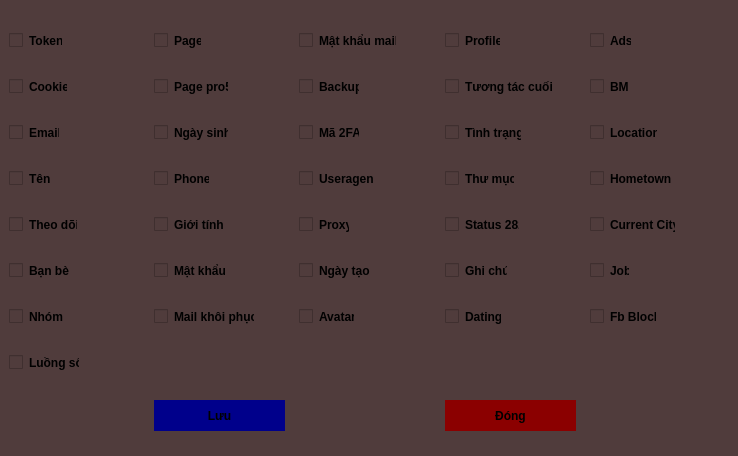
<?xml version="1.0" encoding="UTF-8"?>
<ui version="4.0">
 <class>fCauHinhHienThi</class>
 <widget class="QDialog" name="fCauHinhHienThi">
  <property name="geometry">
   <rect>
    <x>0</x>
    <y>0</y>
    <width>738</width>
    <height>456</height>
   </rect>
  </property>
  <property name="windowTitle">
   <string>Dialog</string>
  </property>
  <property name="styleSheet">
   <string notr="true">background-color: #503C3C;
border-radius:20px;</string>
  </property>
  <widget class="QCheckBox" name="ckbUserAgent">
   <property name="geometry">
    <rect>
     <x>299</x>
     <y>170</y>
     <width>74</width>
     <height>17</height>
    </rect>
   </property>
   <property name="font">
    <font>
     <bold>true</bold>
    </font>
   </property>
   <property name="text">
    <string>Useragent</string>
   </property>
  </widget>
  <widget class="QCheckBox" name="ckbNgayTao">
   <property name="geometry">
    <rect>
     <x>299</x>
     <y>262</y>
     <width>72</width>
     <height>17</height>
    </rect>
   </property>
   <property name="font">
    <font>
     <bold>true</bold>
    </font>
   </property>
   <property name="text">
    <string>Ngày tạo </string>
   </property>
  </widget>
  <widget class="QCheckBox" name="ckbPage">
   <property name="geometry">
    <rect>
     <x>154</x>
     <y>32</y>
     <width>47</width>
     <height>17</height>
    </rect>
   </property>
   <property name="font">
    <font>
     <bold>true</bold>
    </font>
   </property>
   <property name="text">
    <string>Page</string>
   </property>
  </widget>
  <widget class="QCheckBox" name="ckbMailKhoiPhuc">
   <property name="geometry">
    <rect>
     <x>154</x>
     <y>308</y>
     <width>100</width>
     <height>17</height>
    </rect>
   </property>
   <property name="font">
    <font>
     <bold>true</bold>
    </font>
   </property>
   <property name="text">
    <string>Mail khôi phục</string>
   </property>
  </widget>
  <widget class="QCheckBox" name="ckbNgaySinh">
   <property name="geometry">
    <rect>
     <x>154</x>
     <y>124</y>
     <width>74</width>
     <height>17</height>
    </rect>
   </property>
   <property name="font">
    <font>
     <bold>true</bold>
    </font>
   </property>
   <property name="text">
    <string>Ngày sinh</string>
   </property>
  </widget>
  <widget class="QCheckBox" name="ckbTinhTrang">
   <property name="geometry">
    <rect>
     <x>445</x>
     <y>124</y>
     <width>76</width>
     <height>17</height>
    </rect>
   </property>
   <property name="font">
    <font>
     <bold>true</bold>
    </font>
   </property>
   <property name="text">
    <string>Tình trạng</string>
   </property>
  </widget>
  <widget class="QCheckBox" name="ckbMatKhauMail">
   <property name="geometry">
    <rect>
     <x>299</x>
     <y>32</y>
     <width>97</width>
     <height>17</height>
    </rect>
   </property>
   <property name="font">
    <font>
     <bold>true</bold>
    </font>
   </property>
   <property name="text">
    <string>Mật khẩu mail</string>
   </property>
  </widget>
  <widget class="QCheckBox" name="ckbThuMuc">
   <property name="geometry">
    <rect>
     <x>445</x>
     <y>170</y>
     <width>69</width>
     <height>17</height>
    </rect>
   </property>
   <property name="font">
    <font>
     <bold>true</bold>
    </font>
   </property>
   <property name="text">
    <string>Thư mục</string>
   </property>
  </widget>
  <widget class="QCheckBox" name="ckbLuongSo">
   <property name="geometry">
    <rect>
     <x>9</x>
     <y>354</y>
     <width>70</width>
     <height>17</height>
    </rect>
   </property>
   <property name="font">
    <font>
     <bold>true</bold>
    </font>
   </property>
   <property name="text">
    <string>Luồng số</string>
   </property>
  </widget>
  <widget class="QCheckBox" name="ckbGioiTinh">
   <property name="geometry">
    <rect>
     <x>154</x>
     <y>216</y>
     <width>81</width>
     <height>17</height>
    </rect>
   </property>
   <property name="font">
    <font>
     <bold>true</bold>
    </font>
   </property>
   <property name="text">
    <string>Giới tính</string>
   </property>
  </widget>
  <widget class="QCheckBox" name="ckbLocation">
   <property name="geometry">
    <rect>
     <x>590</x>
     <y>124</y>
     <width>67</width>
     <height>17</height>
    </rect>
   </property>
   <property name="font">
    <font>
     <bold>true</bold>
    </font>
   </property>
   <property name="text">
    <string>Location</string>
   </property>
  </widget>
  <widget class="QCheckBox" name="ckbCurrentCity">
   <property name="geometry">
    <rect>
     <x>590</x>
     <y>216</y>
     <width>85</width>
     <height>17</height>
    </rect>
   </property>
   <property name="font">
    <font>
     <bold>true</bold>
    </font>
   </property>
   <property name="text">
    <string>Current City</string>
   </property>
  </widget>
  <widget class="QCheckBox" name="ckbTen">
   <property name="geometry">
    <rect>
     <x>9</x>
     <y>170</y>
     <width>43</width>
     <height>17</height>
    </rect>
   </property>
   <property name="font">
    <font>
     <bold>true</bold>
    </font>
   </property>
   <property name="text">
    <string>Tên </string>
   </property>
  </widget>
  <widget class="QCheckBox" name="ckbNhom">
   <property name="geometry">
    <rect>
     <x>9</x>
     <y>308</y>
     <width>55</width>
     <height>17</height>
    </rect>
   </property>
   <property name="font">
    <font>
     <bold>true</bold>
    </font>
   </property>
   <property name="text">
    <string>Nhóm</string>
   </property>
  </widget>
  <widget class="QCheckBox" name="ckmEmail">
   <property name="geometry">
    <rect>
     <x>9</x>
     <y>124</y>
     <width>50</width>
     <height>17</height>
    </rect>
   </property>
   <property name="font">
    <font>
     <bold>true</bold>
    </font>
   </property>
   <property name="text">
    <string>Email</string>
   </property>
  </widget>
  <widget class="QCheckBox" name="ckbFbBlock">
   <property name="geometry">
    <rect>
     <x>590</x>
     <y>308</y>
     <width>66</width>
     <height>17</height>
    </rect>
   </property>
   <property name="font">
    <font>
     <bold>true</bold>
    </font>
   </property>
   <property name="text">
    <string>Fb Block</string>
   </property>
  </widget>
  <widget class="QCheckBox" name="ckbToken">
   <property name="geometry">
    <rect>
     <x>9</x>
     <y>32</y>
     <width>53</width>
     <height>17</height>
    </rect>
   </property>
   <property name="font">
    <font>
     <bold>true</bold>
    </font>
   </property>
   <property name="text">
    <string>Token</string>
   </property>
  </widget>
  <widget class="QCheckBox" name="ckbBackup">
   <property name="geometry">
    <rect>
     <x>299</x>
     <y>78</y>
     <width>60</width>
     <height>17</height>
    </rect>
   </property>
   <property name="font">
    <font>
     <italic>false</italic>
     <bold>true</bold>
    </font>
   </property>
   <property name="text">
    <string>Backup</string>
   </property>
  </widget>
  <widget class="QCheckBox" name="ckbAvatar">
   <property name="geometry">
    <rect>
     <x>299</x>
     <y>308</y>
     <width>55</width>
     <height>17</height>
    </rect>
   </property>
   <property name="font">
    <font>
     <bold>true</bold>
    </font>
   </property>
   <property name="styleSheet">
    <string notr="true"/>
   </property>
   <property name="text">
    <string>Avatar</string>
   </property>
  </widget>
  <widget class="QCheckBox" name="ckbGhiChu">
   <property name="geometry">
    <rect>
     <x>445</x>
     <y>262</y>
     <width>62</width>
     <height>17</height>
    </rect>
   </property>
   <property name="font">
    <font>
     <bold>true</bold>
    </font>
   </property>
   <property name="text">
    <string>Ghi chú</string>
   </property>
  </widget>
  <widget class="QCheckBox" name="ckbJob">
   <property name="geometry">
    <rect>
     <x>590</x>
     <y>262</y>
     <width>39</width>
     <height>17</height>
    </rect>
   </property>
   <property name="font">
    <font>
     <bold>true</bold>
    </font>
   </property>
   <property name="text">
    <string>Job</string>
   </property>
  </widget>
  <widget class="QCheckBox" name="ckbTheodoi">
   <property name="geometry">
    <rect>
     <x>9</x>
     <y>216</y>
     <width>68</width>
     <height>17</height>
    </rect>
   </property>
   <property name="font">
    <font>
     <bold>true</bold>
    </font>
   </property>
   <property name="text">
    <string>Theo dõi</string>
   </property>
  </widget>
  <widget class="QCheckBox" name="ckbTuongTacCuoi">
   <property name="geometry">
    <rect>
     <x>445</x>
     <y>78</y>
     <width>111</width>
     <height>17</height>
    </rect>
   </property>
   <property name="font">
    <font>
     <bold>true</bold>
    </font>
   </property>
   <property name="text">
    <string>Tương tác cuối</string>
   </property>
  </widget>
  <widget class="QCheckBox" name="ckbDating">
   <property name="geometry">
    <rect>
     <x>445</x>
     <y>308</y>
     <width>56</width>
     <height>17</height>
    </rect>
   </property>
   <property name="font">
    <font>
     <bold>true</bold>
    </font>
   </property>
   <property name="text">
    <string>Dating</string>
   </property>
  </widget>
  <widget class="QCheckBox" name="ckbProxy">
   <property name="geometry">
    <rect>
     <x>299</x>
     <y>216</y>
     <width>50</width>
     <height>17</height>
    </rect>
   </property>
   <property name="font">
    <font>
     <bold>true</bold>
    </font>
   </property>
   <property name="text">
    <string>Proxy</string>
   </property>
  </widget>
  <widget class="QCheckBox" name="ckbPagePro5">
   <property name="geometry">
    <rect>
     <x>154</x>
     <y>78</y>
     <width>74</width>
     <height>17</height>
    </rect>
   </property>
   <property name="font">
    <font>
     <italic>false</italic>
     <bold>true</bold>
    </font>
   </property>
   <property name="text">
    <string>Page pro5</string>
   </property>
  </widget>
  <widget class="QCheckBox" name="ckbMatKhau">
   <property name="geometry">
    <rect>
     <x>154</x>
     <y>262</y>
     <width>71</width>
     <height>17</height>
    </rect>
   </property>
   <property name="font">
    <font>
     <bold>true</bold>
    </font>
   </property>
   <property name="text">
    <string>Mật khẩu</string>
   </property>
  </widget>
  <widget class="QCheckBox" name="ckbAds">
   <property name="geometry">
    <rect>
     <x>590</x>
     <y>32</y>
     <width>41</width>
     <height>17</height>
    </rect>
   </property>
   <property name="font">
    <font>
     <bold>true</bold>
    </font>
   </property>
   <property name="styleSheet">
    <string notr="true"/>
   </property>
   <property name="text">
    <string>Ads</string>
   </property>
  </widget>
  <widget class="QCheckBox" name="ckbProfile">
   <property name="geometry">
    <rect>
     <x>445</x>
     <y>32</y>
     <width>55</width>
     <height>17</height>
    </rect>
   </property>
   <property name="font">
    <font>
     <bold>true</bold>
    </font>
   </property>
   <property name="text">
    <string>Profile</string>
   </property>
  </widget>
  <widget class="QCheckBox" name="ckbStatus282">
   <property name="geometry">
    <rect>
     <x>445</x>
     <y>216</y>
     <width>74</width>
     <height>17</height>
    </rect>
   </property>
   <property name="font">
    <font>
     <bold>true</bold>
    </font>
   </property>
   <property name="text">
    <string>Status 282</string>
   </property>
  </widget>
  <widget class="QCheckBox" name="ckbBM">
   <property name="geometry">
    <rect>
     <x>590</x>
     <y>78</y>
     <width>39</width>
     <height>17</height>
    </rect>
   </property>
   <property name="font">
    <font>
     <bold>true</bold>
    </font>
   </property>
   <property name="text">
    <string>BM</string>
   </property>
  </widget>
  <widget class="QCheckBox" name="ckbBanBe">
   <property name="geometry">
    <rect>
     <x>9</x>
     <y>262</y>
     <width>61</width>
     <height>17</height>
    </rect>
   </property>
   <property name="font">
    <font>
     <bold>true</bold>
    </font>
   </property>
   <property name="text">
    <string>Bạn bè</string>
   </property>
  </widget>
  <widget class="QCheckBox" name="ckbPhone">
   <property name="geometry">
    <rect>
     <x>154</x>
     <y>170</y>
     <width>55</width>
     <height>17</height>
    </rect>
   </property>
   <property name="font">
    <font>
     <bold>true</bold>
    </font>
   </property>
   <property name="text">
    <string>Phone</string>
   </property>
  </widget>
  <widget class="QCheckBox" name="ckbMa2FA">
   <property name="geometry">
    <rect>
     <x>299</x>
     <y>124</y>
     <width>60</width>
     <height>17</height>
    </rect>
   </property>
   <property name="font">
    <font>
     <bold>true</bold>
    </font>
   </property>
   <property name="text">
    <string>Mã 2FA</string>
   </property>
  </widget>
  <widget class="QCheckBox" name="ckbCookie">
   <property name="geometry">
    <rect>
     <x>9</x>
     <y>78</y>
     <width>58</width>
     <height>17</height>
    </rect>
   </property>
   <property name="font">
    <font>
     <bold>true</bold>
    </font>
   </property>
   <property name="text">
    <string>Cookie</string>
   </property>
  </widget>
  <widget class="QCheckBox" name="ckbHomeTown">
   <property name="geometry">
    <rect>
     <x>590</x>
     <y>170</y>
     <width>81</width>
     <height>17</height>
    </rect>
   </property>
   <property name="font">
    <font>
     <bold>true</bold>
    </font>
   </property>
   <property name="text">
    <string>Hometown</string>
   </property>
  </widget>
  <widget class="QPushButton" name="btnDong">
   <property name="geometry">
    <rect>
     <x>445</x>
     <y>400</y>
     <width>131</width>
     <height>31</height>
    </rect>
   </property>
   <property name="font">
    <font>
     <pointsize>9</pointsize>
     <bold>true</bold>
    </font>
   </property>
   <property name="styleSheet">
    <string notr="true">background-color: darkred;
border-radius:20px;</string>
   </property>
   <property name="text">
    <string>Đóng</string>
   </property>
  </widget>
  <widget class="QPushButton" name="btnLuu">
   <property name="geometry">
    <rect>
     <x>154</x>
     <y>400</y>
     <width>131</width>
     <height>31</height>
    </rect>
   </property>
   <property name="font">
    <font>
     <bold>true</bold>
    </font>
   </property>
   <property name="styleSheet">
    <string notr="true">background-color:darkblue;
border-radius:20px;</string>
   </property>
   <property name="text">
    <string>Lưu</string>
   </property>
  </widget>
 </widget>
 <resources/>
 <connections/>
</ui>
